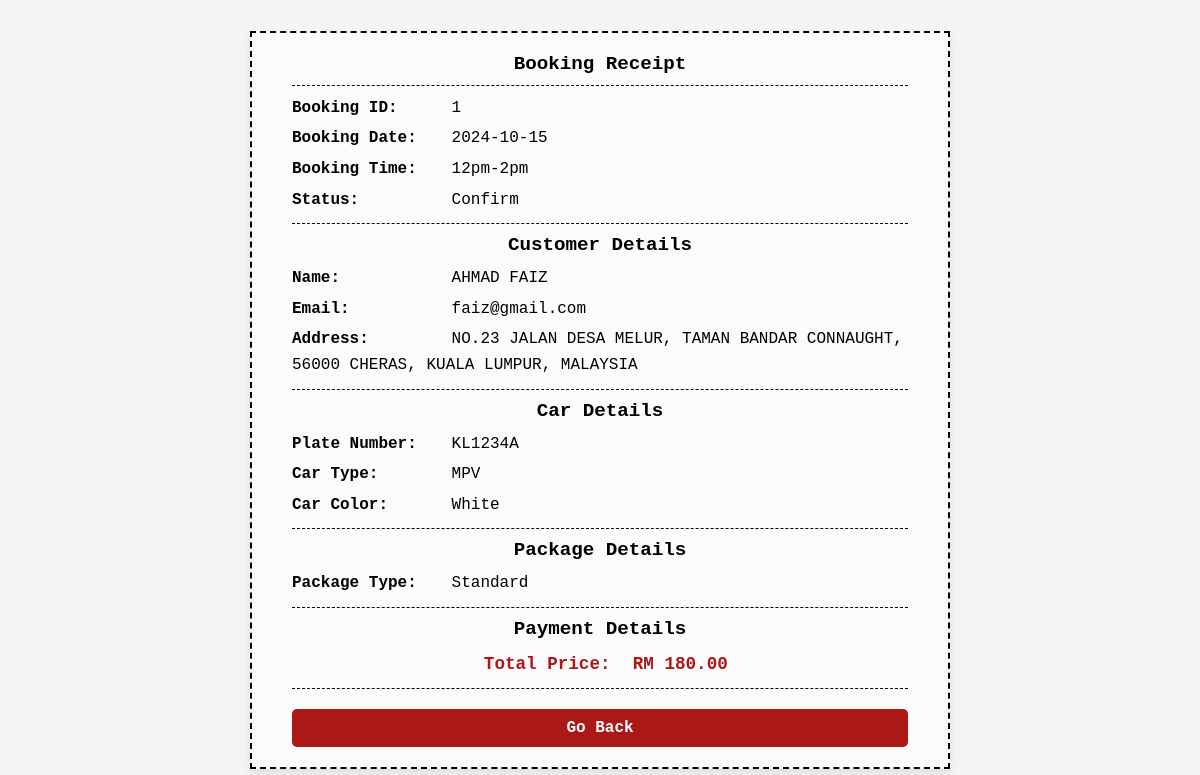
Screenshot of /view_booking.php?BOOKING_ID=1 with the database file from the repository.
### tables this page shows
CREATE TABLE `booking` (
  `BOOKING_ID` int(11) NOT NULL,
  `USER_ID` int(11) NOT NULL,
  `BOOKING_DATE` date NOT NULL,
  `TIME_SLOT` varchar(50) NOT NULL,
  `BOOKING_STATUS` varchar(20) NOT NULL,
  `PACKAGE_ID` int(11) NOT NULL
);

CREATE TABLE `user` (
  `USER_ID` int(11) NOT NULL,
  `TEAM_ID` int(11) NOT NULL,
  `FIRSTNAME` varchar(100) NOT NULL,
  `LASTNAME` varchar(100) NOT NULL,
  `EMAIL` varchar(100) NOT NULL,
  `PASSWORD` varchar(100) NOT NULL,
  `CUST_ADDRESS` varchar(255) DEFAULT NULL,
  `USERNAME` varchar(255) DEFAULT NULL
);

CREATE TABLE `car` (
  `CAR_ID` int(11) NOT NULL,
  `USER_ID` int(11) NOT NULL,
  `PLATE_NUM` varchar(20) NOT NULL,
  `TYPE` varchar(50) NOT NULL,
  `CAR_COLOR` varchar(20) NOT NULL
);

CREATE TABLE `package` (
  `PACKAGE_ID` int(11) NOT NULL,
  `PACKAGE_TYPE` varchar(50) NOT NULL
);

CREATE TABLE `payment` (
  `PAYMENT_ID` int(11) NOT NULL,
  `SALES_ID` int(11) DEFAULT NULL,
  `BOOKING_ID` int(11) DEFAULT NULL,
  `PAYMENT_TYPE` varchar(50) DEFAULT NULL,
  `PAYMENT_TOTAL_PRICE` decimal(10,2) DEFAULT NULL,
  `PAYMENT_DATE` date DEFAULT NULL
);

### view_booking.php (the view, shortened to what this page needs)
<?php
include('db_connect.php');
$booking_id = mysqli_real_escape_string($conn, $_GET['BOOKING_ID']);
$booking_query = "SELECT booking.BOOKING_ID, booking.BOOKING_DATE, booking.TIME_SLOT, booking.BOOKING_STATUS,
                  CONCAT(user.FIRSTNAME, ' ', user.LASTNAME) AS CUSTOMER_NAME, user.EMAIL, user.CUST_ADDRESS,
                  car.PLATE_NUM, car.TYPE AS CAR_TYPE, car.CAR_COLOR,
                  package.PACKAGE_TYPE, payment.PAYMENT_TOTAL_PRICE
                  FROM booking
                  JOIN user ON booking.USER_ID = user.USER_ID
                  JOIN car ON booking.USER_ID = car.USER_ID
                  JOIN package ON booking.PACKAGE_ID = package.PACKAGE_ID
                  JOIN payment ON booking.BOOKING_ID = payment.BOOKING_ID
                  WHERE booking.BOOKING_ID = '$booking_id'";
$booking_result = mysqli_query($conn, $booking_query);
if ($booking_result && mysqli_num_rows($booking_result) > 0) {
    $booking_row = mysqli_fetch_assoc($booking_result);
} else {
    die("Error fetching booking details: " . mysqli_error($conn));
}
?>
<!DOCTYPE html>
<html lang="en">
<head>
    <link rel="stylesheet" href="view_booking.css">
</head>
<body>
<div class="receipt-container">
    <h2>Booking Receipt</h2>
    <hr>
    <p><strong>Booking ID:</strong> <?= htmlspecialchars($booking_row['BOOKING_ID']) ?></p>
    <p><strong>Booking Date:</strong> <?= htmlspecialchars($booking_row['BOOKING_DATE']) ?></p>
    <p><strong>Booking Time:</strong> <?= htmlspecialchars($booking_row['TIME_SLOT']) ?></p>
    <p><strong>Status:</strong> <?= htmlspecialchars($booking_row['BOOKING_STATUS']) ?></p>
    <hr>
    <h3>Customer Details</h3>
    <p><strong>Name:</strong> <?= htmlspecialchars($booking_row['CUSTOMER_NAME']) ?></p>
    <p><strong>Email:</strong> <?= htmlspecialchars($booking_row['EMAIL']) ?></p>
    <p><strong>Address:</strong> <?= htmlspecialchars($booking_row['CUST_ADDRESS']) ?></p>
    <hr>
    <h3>Car Details</h3>
    <p><strong>Plate Number:</strong> <?= htmlspecialchars($booking_row['PLATE_NUM']) ?></p>
    <p><strong>Car Type:</strong> <?= htmlspecialchars($booking_row['CAR_TYPE']) ?></p>
    <p><strong>Car Color:</strong> <?= htmlspecialchars($booking_row['CAR_COLOR']) ?></p>
    <hr>
    <h3>Package Details</h3>
    <p><strong>Package Type:</strong> <?= htmlspecialchars($booking_row['PACKAGE_TYPE']) ?></p>
    <hr>
    <h3>Payment Details</h3>
    <p class="total"><strong>Total Price:</strong> RM <?= htmlspecialchars($booking_row['PAYMENT_TOTAL_PRICE']) ?></p>
    <hr>
    <a href="inbox2.php" class="button">Go Back</a>
</div>
</body>
</html>

### view_booking.css (style rules this page uses)
* { margin: 0; padding: 0; box-sizing: border-box; }
body { font-family: 'Courier New', Courier, monospace; background: #f5f5f5; padding: 20px; display: flex; justify-content: center; align-items: center; height: 100vh; }
.receipt-container { background: #fcfafa; padding: 20px 40px; width: 700px; border: 2px dashed #000; box-shadow: 0 4px 8px rgba(0, 0, 0, 0.1); margin: 10px auto; }
h1, h2, h3 { text-align: center; font-size: 1.2em; margin-bottom: 10px; }
.receipt-container p { margin: 5px 0; line-height: 1.6; }
.receipt-container strong { display: inline-block; width: 150px; }
hr { border: none; border-top: 1px dashed #000; margin: 10px 0; }
.total { font-weight: bold; text-align: center; color: #ab1818; font-size: 1.1em; margin-top: 10px; }
.button { display: block; margin: 20px auto 0; padding: 10px 20px; background: #ab1818; color: #fff; text-align: center; text-decoration: none; border-radius: 5px; font-weight: bold; }

### rows the page displays
booking: BOOKING_ID "1", BOOKING_DATE "2024-10-15", TIME_SLOT "12pm-2pm", BOOKING_STATUS "Confirm", USER_ID.EMAIL "faiz@gmail.com", USER_ID.CUST_ADDRESS "NO.23 JALAN DESA MELUR, TAMAN BANDAR CONNAUGHT, 56000 CHERAS, KUALA LUMPUR, MALAYSIA", car.PLATE_NUM "KL1234A", car.TYPE "MPV", car.CAR_COLOR "White", PACKAGE_ID.PACKAGE_TYPE "Standard", payment.PAYMENT_TOTAL_PRICE "180.00"

### other values shown
$booking_row['CUSTOMER_NAME'] "AHMAD FAIZ"
